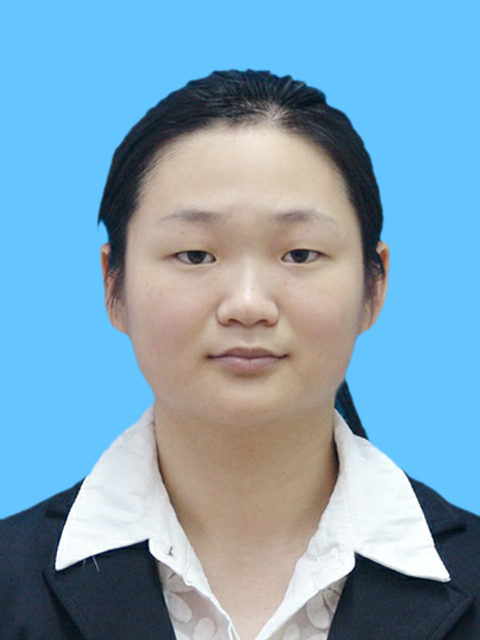
#> input picture 20231119RMB500Day10/0008.jpg, 480 x 640 px
$ python face.py
#> lines starting #> are read from the running program, lines starting #| are printed output that depends on the picture; after the words box and inside, x2 and y2 are one past the last pixel; in counts of white or black regions, pixels touching at a corner belong together
import cv2

def detect_faces(image_path):
    # 加载Haar特征级联分类器
#> called with image_path = '0008.jpg'
    face_cascade = cv2.CascadeClassifier(cv2.data.haarcascades + 'haarcascade_frontalface_default.xml')

    # 读取图片
    k = cv2.imread(image_path)
#> k is the input picture: shape (640, 480, 3); mean B, G, R 186.6, 164.1, 126.5
    # 调整图像大小
    image = cv2.resize(k, (492, 689))
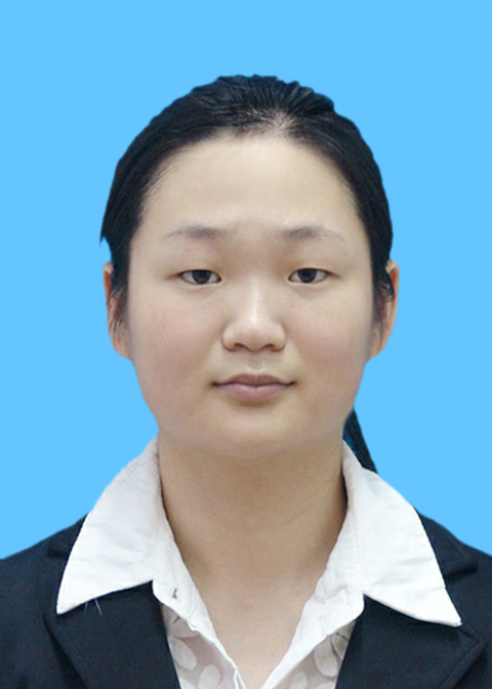
#> image: shape (689, 492, 3); mean B, G, R 186.6, 164, 126.5
    gray = cv2.cvtColor(image, cv2.COLOR_BGR2GRAY)
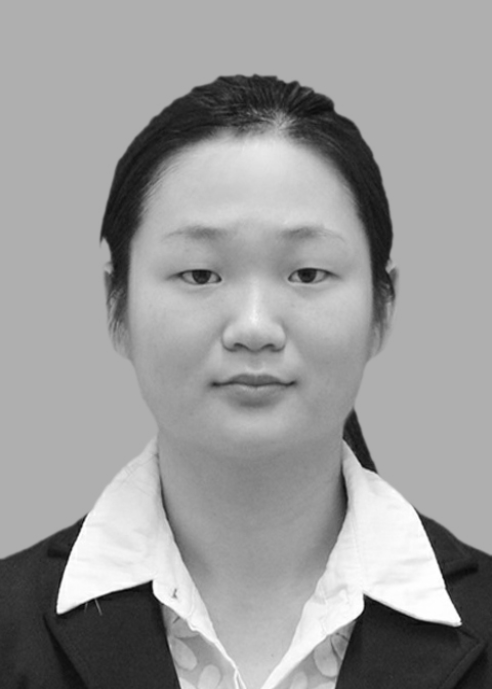
#> gray: shape (689, 492); min 4, max 255, mean 155.4

    # 进行人脸检测
    faces = face_cascade.detectMultiScale(gray, 1.1, 4)
#> faces = [[95, 149, 315, 315]]

    # 在检测到的人脸周围画矩形框
    for (x, y, w, h) in faces:
        cv2.rectangle(image, (x, y), (x+w, y+h), (255, 0, 0), 2)
        # 在人脸上方的区域搜索头发的最高点
        hair_top = y - 80  # 假设头发的最高位置在人脸上方20个像素的位置

        # 画头顶的线
        cv2.line(image, (x, hair_top), (x+w, hair_top), (0, 255, 0), 2)  # 画头顶的线
#> this loop made 1 pass
#> (x, y, w, h, hair_top) on pass 1: (95, 149, 315, 315, 69)
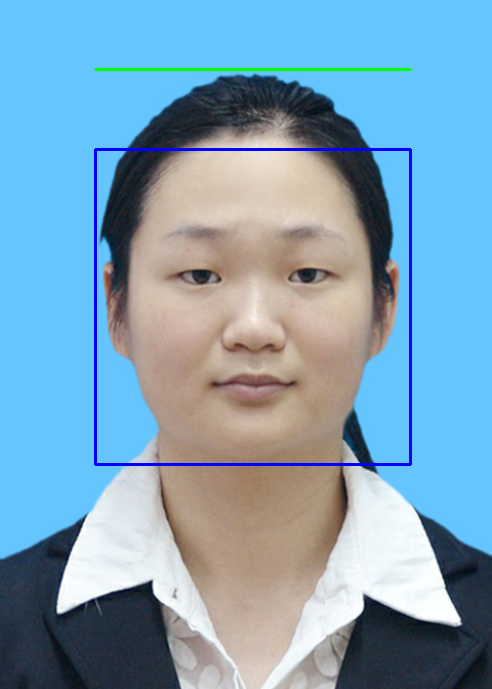
#> image: shape (689, 492, 3); 1.39% of pixels changed, all inside (x1, y1, x2, y2) = (94, 68, 412, 466)
        # cv2.line(image, (x, y+h), (x+w, y+h), (0, 255, 0), 2)  # 画下巴的线


    # 检测眼睛
    # 加载Haar特征级联分类器
    eye_cascade = cv2.CascadeClassifier(cv2.data.haarcascades + 'haarcascade_eye.xml')
    # 进行眼睛检测
    eyes = eye_cascade.detectMultiScale(gray, 1.1, 4)
#> eyes = [[167, 242, 64, 64], [275, 243, 60, 60]]
    # 在检测到的眼睛周围画矩形框
    for (ex, ey, ew, eh) in eyes:
        cv2.rectangle(image, (ex, ey), (ex+ew, ey+eh), (0, 255, 0), 2)
#> this loop made 2 passes
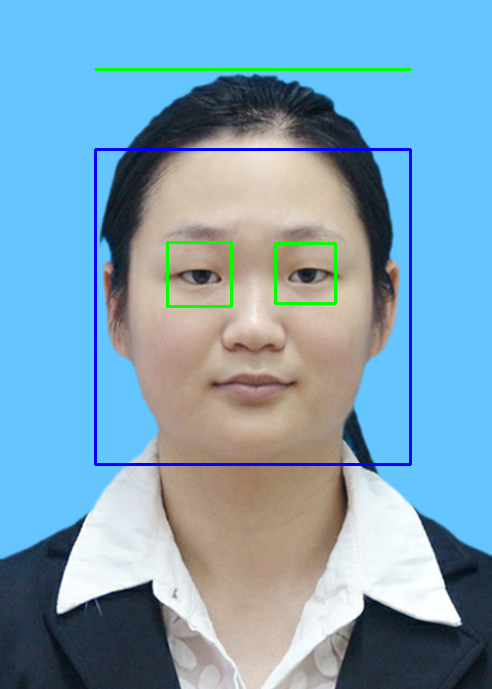
#> image: shape (689, 492, 3); 0.44% of pixels changed, all inside (x1, y1, x2, y2) = (166, 241, 337, 308)

    # if len(eyes) >= 2:
    #     # 计算两只眼睛的中心点
    #     eye1_center = (eyes[0][0] + eyes[0][2]//2, eyes[0][1] + eyes[0][3]//2)
    #     eye2_center = (eyes[1][0] + eyes[1][2]//2, eyes[1][1] + eyes[1][3]//2)
    #     # 画一条横线连接两只眼睛的中心点
    #     cv2.line(image, eye1_center, eye2_center, (0, 255, 0), 2)


    # 显示结果
    cv2.imshow('Face Detected', image)
    cv2.waitKey(0)
    cv2.destroyAllWindows()

    # 可以选择保存结果
    # cv2.imwrite('face_detected.jpg', image)

# 使用示例
image_path = '0008.jpg'  # 替换为你的图片路径
detect_faces(image_path)

$ run again, with 20231119RMB500Day10/0001.jpg copied over 20231119RMB500Day10/0008.jpg
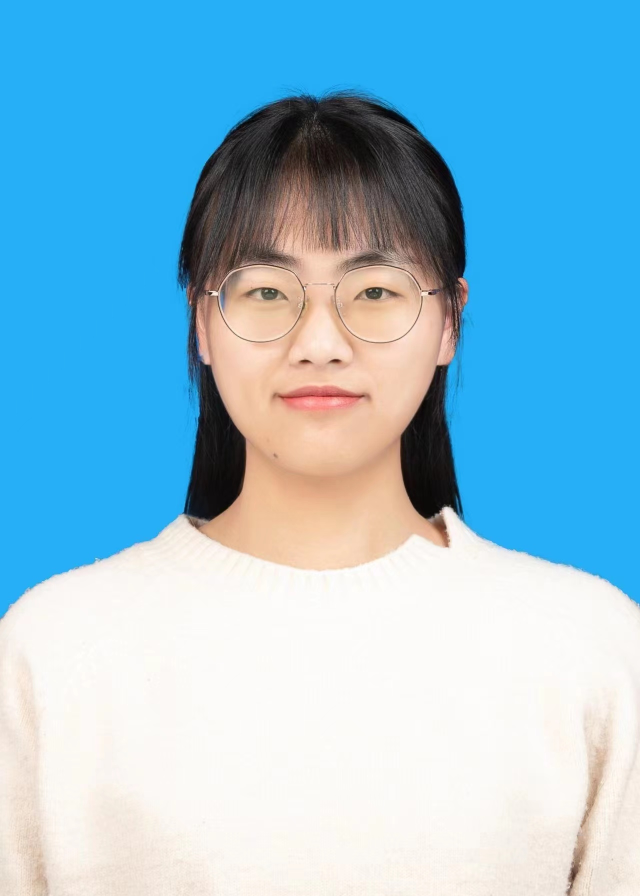
#> input picture 20231119RMB500Day10/0001.jpg, 1280 x 1792 px (shown at 1/2 size)
#> in detect_faces, k is the input picture: shape (1792, 1280, 3); mean B, G, R 216.1, 190.9, 140.6
#> faces = [[140, 151, 203, 203]]
#> the loop in detect_faces, `for (x, y, w, h) in faces:` made 1 pass
#> (x, y, w, h, hair_top) on pass 1: (140, 151, 203, 203, 71)
#> after the loop in detect_faces, `for (x, y, w, h) in faces:`:
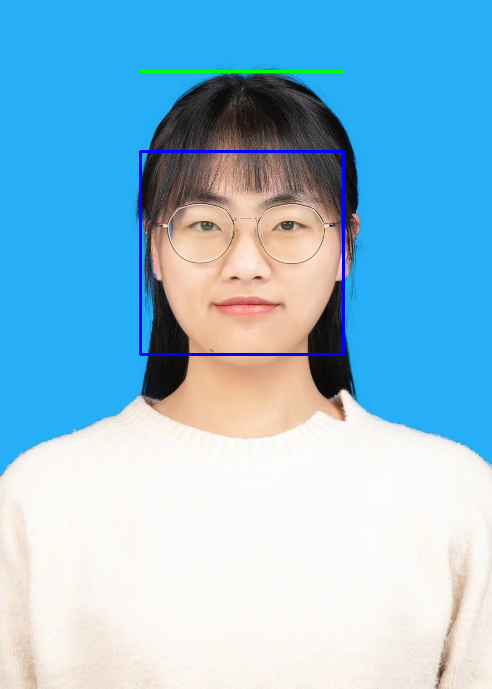
#> image: shape (689, 492, 3); mean B, G, R 216.6, 190.3, 139.8
#> eyes = [[182, 204, 44, 44], [263, 202, 46, 46]]
#> the loop in detect_faces, `for (ex, ey, ew, eh) in eyes:` made 2 passes
#> after the loop in detect_faces, `for (ex, ey, ew, eh) in eyes:`:
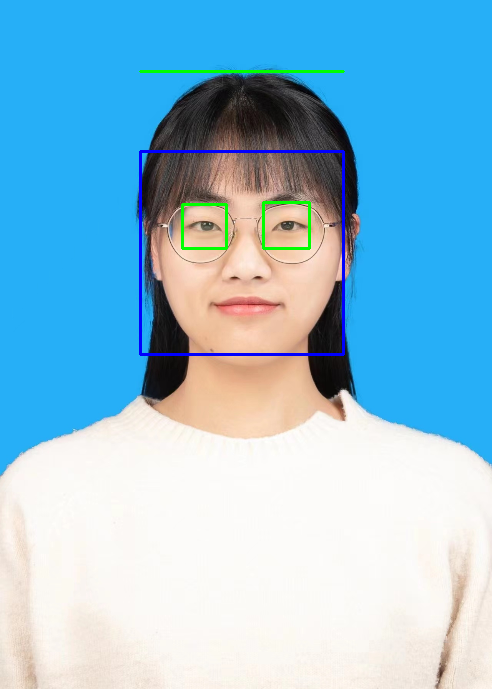
#> image: shape (689, 492, 3); 0.32% of pixels changed, all inside (x1, y1, x2, y2) = (181, 201, 311, 250)

$ run again, with 20231119RMB500Day10/0003.jpg copied over 20231119RMB500Day10/0008.jpg
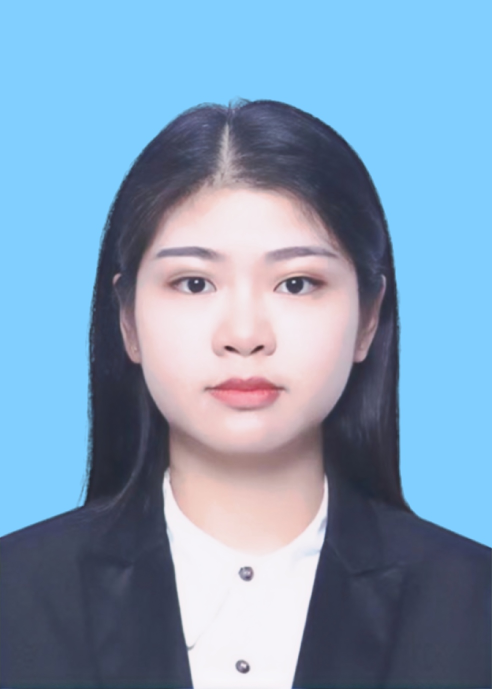
#> input picture 20231119RMB500Day10/0003.jpg, 984 x 1378 px (shown at 1/2 size)
#> in detect_faces, k is the input picture: shape (1378, 984, 3); mean B, G, R 184.1, 157.1, 129.1
#> faces = [[105, 179, 275, 275]]
#> the loop in detect_faces, `for (x, y, w, h) in faces:` made 1 pass
#> (x, y, w, h, hair_top) on pass 1: (105, 179, 275, 275, 99)
#> after the loop in detect_faces, `for (x, y, w, h) in faces:`:
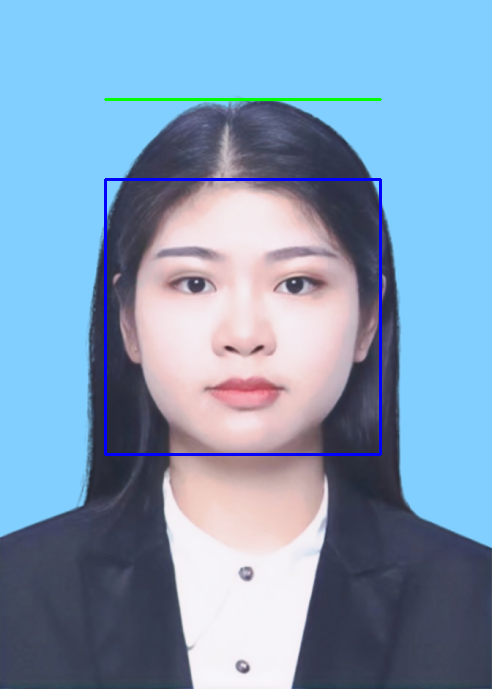
#> image: shape (689, 492, 3); mean B, G, R 185, 156.4, 128
#> eyes = [[162, 254, 57, 57], [265, 253, 61, 61], [205, 348, 77, 77]]
#> the loop in detect_faces, `for (ex, ey, ew, eh) in eyes:` made 3 passes
#> after the loop in detect_faces, `for (ex, ey, ew, eh) in eyes:`:
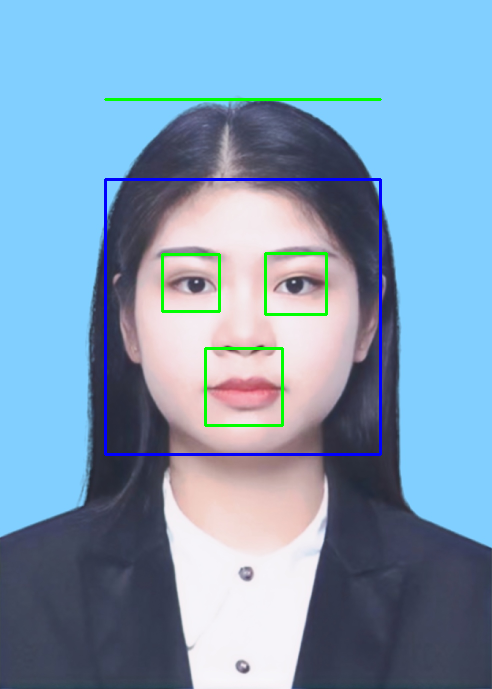
#> image: shape (689, 492, 3); 0.69% of pixels changed, all inside (x1, y1, x2, y2) = (161, 252, 328, 427)

$ run again, with 20231119RMB500Day10/blue.jpg copied over 20231119RMB500Day10/0008.jpg
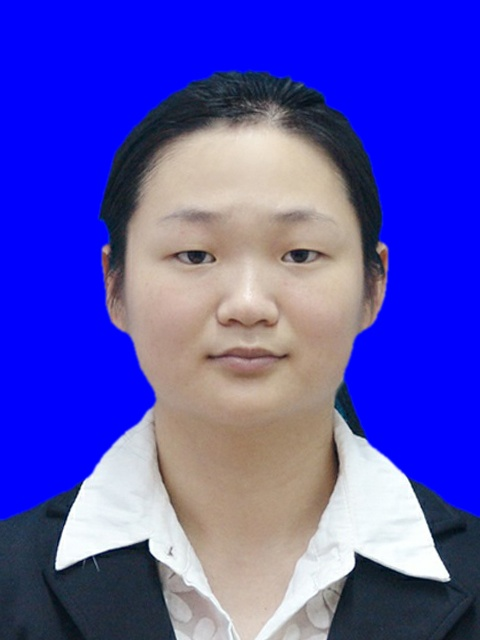
#> input picture 20231119RMB500Day10/blue.jpg, 480 x 640 px
#> in detect_faces, k is the input picture: shape (640, 480, 3); mean B, G, R 187, 77.6, 82
#> faces = [[94, 145, 313, 313]]
#> the loop in detect_faces, `for (x, y, w, h) in faces:` made 1 pass
#> (x, y, w, h, hair_top) on pass 1: (94, 145, 313, 313, 65)
#> after the loop in detect_faces, `for (x, y, w, h) in faces:`:
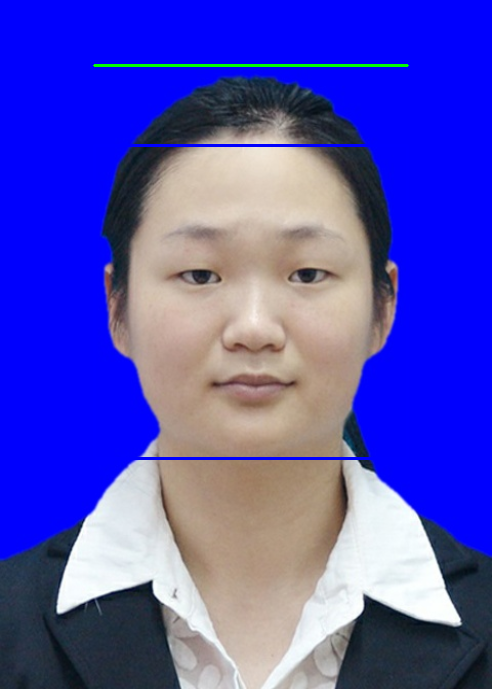
#> image: shape (689, 492, 3); mean B, G, R 186.8, 77.7, 81.3
#> eyes = [[168, 244, 63, 63], [276, 245, 58, 58]]
#> the loop in detect_faces, `for (ex, ey, ew, eh) in eyes:` made 2 passes
#> after the loop in detect_faces, `for (ex, ey, ew, eh) in eyes:`:
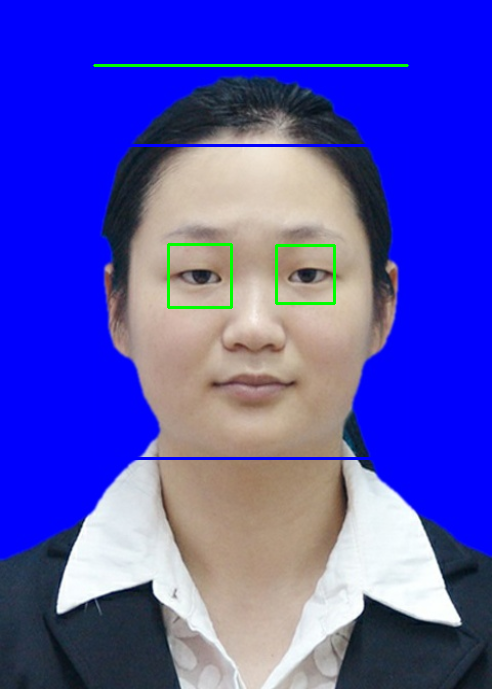
#> image: shape (689, 492, 3); 0.43% of pixels changed, all inside (x1, y1, x2, y2) = (167, 243, 336, 309)
